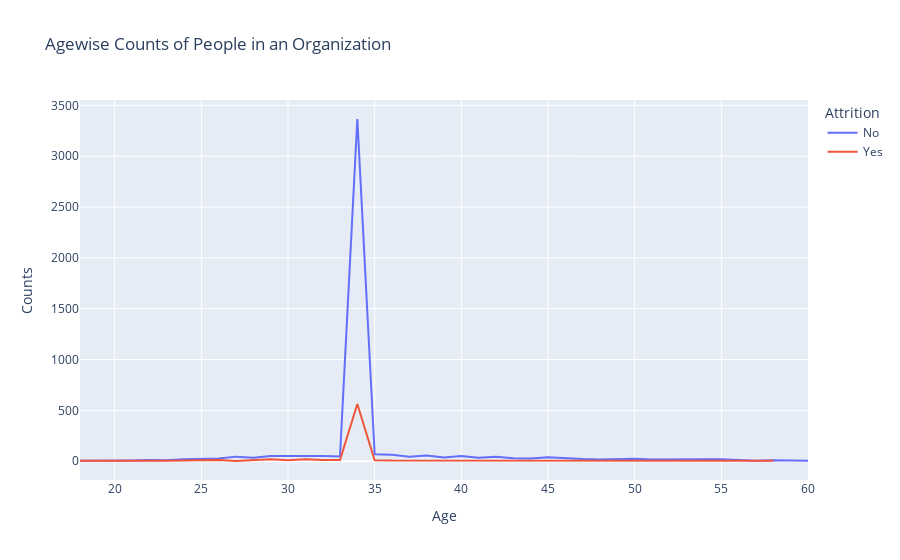

The notebook cell this image was saved under:
### Markdown cell above
##### How is Attrition dependent on age?

### Code cell
age_att=combined_dataset.groupby(['Age','Attrition']).apply(lambda x:x['DailyRate'].count()).reset_index(name='Counts')
px.line(age_att,x='Age',y='Counts',color='Attrition',title='Agewise Counts of People in an Organization')

### Figure 1 — Plotly figure (JSON) as saved in the notebook; plotly's stock layout.template omitted (floating-point values rounded to 4 significant figures)
{"data": [{"hovertemplate": "Attrition=No<br>Age=%{x}<br>Counts=%{y}<extra></extra>", "legendgroup": "No", "line": {"color": "#636efa", "dash": "solid"}, "marker": {"symbol": "circle"}, "mode": "lines", "name": "No", "orientation": "v", "showlegend": true, "type": "scatter", "x": [18.0, 19.0, 20.0, 21.0, 22.0, 23.0, 24.0, 25.0, 26.0, 27.0, 28.0, 29.0, 30.0, 31.0, 32.0, 33.0, 34.0, 35.0, 36.0, 37.0, 38.0, 39.0, 40.0, 41.0, 42.0, 43.0, 44.0, 45.0, 46.0, 47.0, 48.0, 49.0, 50.0, 51.0, 52.0, 53.0, 54.0, 55.0, 56.0, 57.0, 58.0, 59.0, 60.0], "xaxis": "x", "y": [4, 3, 5, 7, 11, 10, 19, 20, 27, 45, 34, 50, 51, 51, 50, 46, 3366, 68, 63, 44, 56, 36, 52, 34, 44, 30, 27, 39, 29, 21, 17, 22, 25, 17, 15, 17, 18, 19, 11, 4, 9, 10, 5], "yaxis": "y"}, {"hovertemplate": "Attrition=Yes<br>Age=%{x}<br>Counts=%{y}<extra></extra>", "legendgroup": "Yes", "line": {"color": "#EF553B", "dash": "solid"}, "marker": {"symbol": "circle"}, "mode": "lines", "name": "Yes", "orientation": "v", "showlegend": true, "type": "scatter", "x": [18.0, 19.0, 20.0, 21.0, 22.0, 23.0, 24.0, 25.0, 26.0, 27.0, 28.0, 29.0, 30.0, 31.0, 32.0, 33.0, 34.0, 35.0, 36.0, 37.0, 38.0, 39.0, 40.0, 41.0, 42.0, 43.0, 44.0, 45.0, 46.0, 47.0, 48.0, 49.0, 50.0, 51.0, 52.0, 53.0, 55.0, 56.0, 58.0], "xaxis": "x", "y": [4, 6, 6, 6, 5, 4, 7, 6, 12, 3, 14, 18, 9, 18, 11, 12, 562, 10, 6, 6, 2, 6, 5, 6, 2, 2, 6, 2, 4, 3, 2, 2, 5, 2, 3, 2, 3, 3, 5], "yaxis": "y"}], "layout": {"legend": {"title": {"text": "Attrition"}, "tracegroupgap": 0}, "title": {"text": "Agewise Counts of People in an Organization"}, "xaxis": {"anchor": "y", "domain": [0, 1], "title": {"text": "Age"}}, "yaxis": {"anchor": "x", "domain": [0, 1], "title": {"text": "Counts"}}}}
